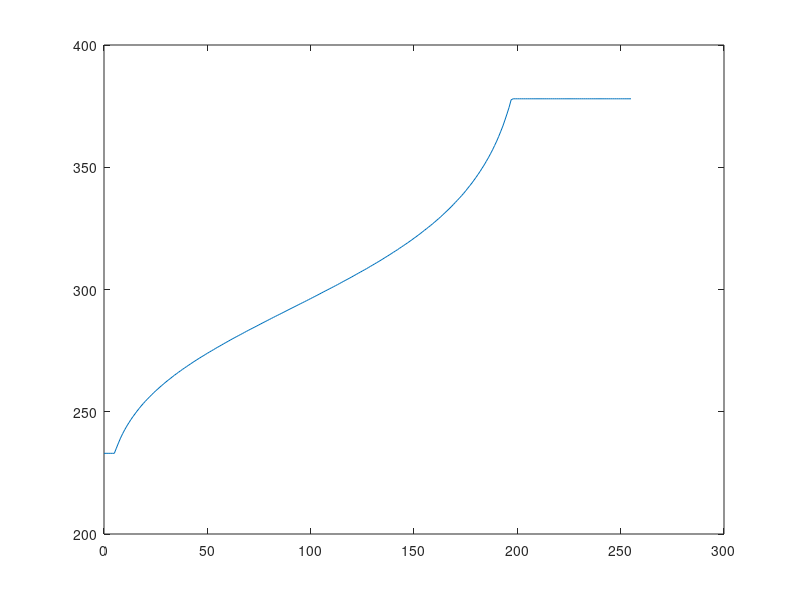

Reproduce this figure in MATLAB.
clear
clc

bits=[
97
103
110
117
125
133
141
150
159
169
179
190
202
213
226
239
253
267
282
297
313
330
348
366
385
404
425
446
468
490
514
538
562
588
614
641
669
697
726
756
787
818
850
882
915
948
982
1016
1051
1087
1122
1158
1195
1231
1268
1305
1342
1380
1417
1454
1492
1529
1567
1604
1641
1678
1714
1751
1787
1823
1858
1893
1928
1962
1996
2030
2063
2095
2127
2159
2189
2220
2249
2279
2307
2335
2363
2390
2416
2442
2467
2491
2515
2539
2562
2584
2606
2627
2647
2667
2687
2706
2724
2742
2760
2777
2794
2810
2825
2840
2855
2870
2883
2897
2910
2923
2935
2947
2959
2970
2981
2992
3002
3012
3022
3031
3040
3049
3058
3066
3074
3082
3089
3097
3104
3111
3117
3124
3130
3136
3142
3148
3154
3159
3164
3169

];
temps=[
-40
-39
-38
-37
-36
-35
-34
-33
-32
-31
-30
-29
-28
-27
-26
-25
-24
-23
-22
-21
-20
-19
-18
-17
-16
-15
-14
-13
-12
-11
-10
-9
-8
-7
-6
-5
-4
-3
-2
-1
0
1
2
3
4
5
6
7
8
9
10
11
12
13
14
15
16
17
18
19
20
21
22
23
24
25
26
27
28
29
30
31
32
33
34
35
36
37
38
39
40
41
42
43
44
45
46
47
48
49
50
51
52
53
54
55
56
57
58
59
60
61
62
63
64
65
66
67
68
69
70
71
72
73
74
75
76
77
78
79
80
81
82
83
84
85
86
87
88
89
90
91
92
93
94
95
96
97
98
99
100
101
102
103
104
105
]+273;



xout=0:4095;
youtspline=interp1(bits,temps,xout,"spline");
youtnear=interp1(bits,temps,xout,"nearest","extrap");

for(i=1:length(youtspline))
  if(isnan(youtspline(i)))
    yout(i)=youtnear(i);
   else
    yout(i)=youtspline(i); 
  end
end

plot(xout,yout);

bits8=0:2^8-1;
temps8=interp1(bitshift(xout,-4),yout,bits8,"linear");
%Lookup table is degrees C * 100
templookupint16=int16(temps8*100);


fileID=fopen("ThermistorLookupTable.txt",'w');
nbytes=fprintf(fileID,'%d,',templookupint16)
fclose(fileID);
plot(bits8,temps8);